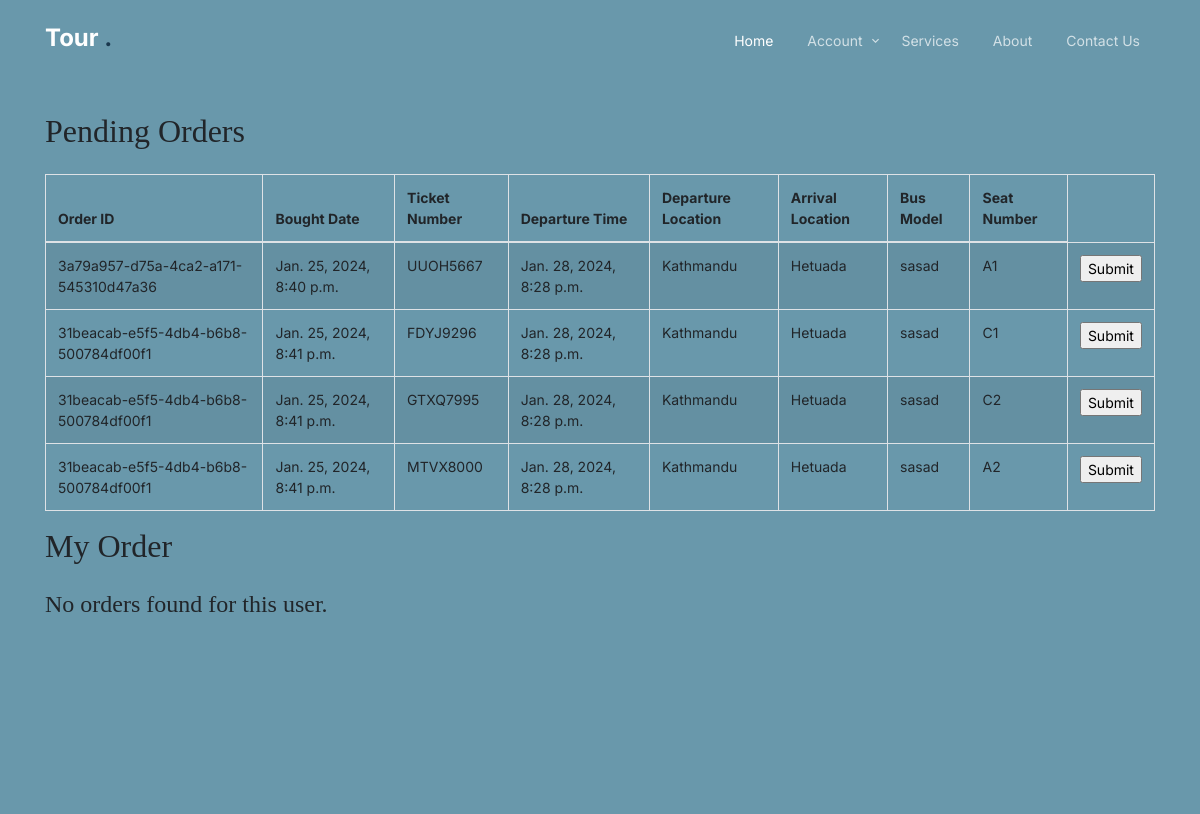
The app's page /user/Order/ (signed in), older data.
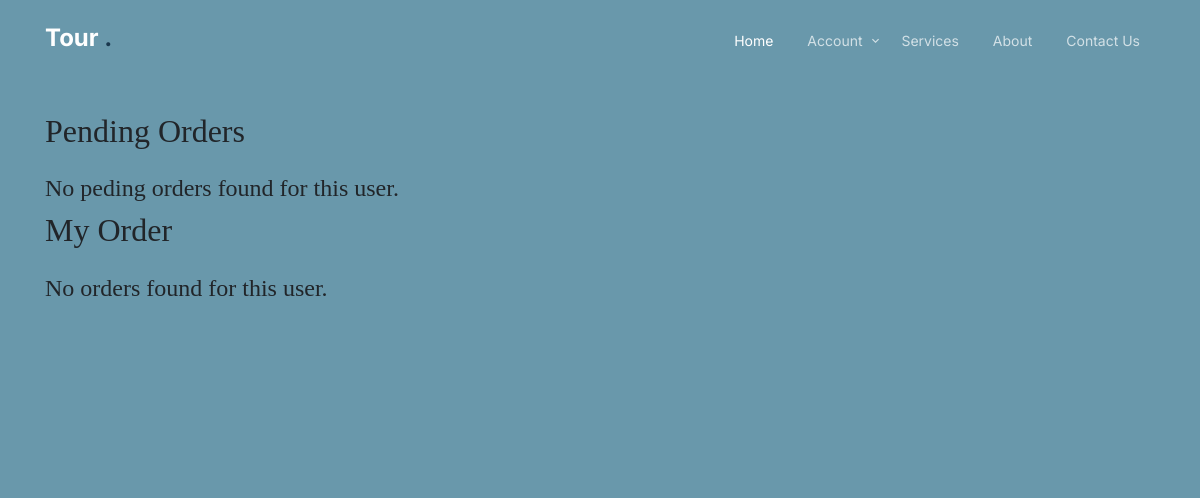
The same page, newer data.
### bus_reserve/models.py (models this page shows, shortened)
class TicketOrder(models.Model):
    id = models.UUIDField(default=uuid4, primary_key=True, blank=True)
    user_id = models.ForeignKey(User, blank=True, on_delete=models.CASCADE)
    transaction_id = models.ForeignKey('TransactionTable', blank=True,on_delete=models.CASCADE)
    bought_date = models.DateTimeField(auto_now=True)
    quantity = models.IntegerField(default=1, blank=True)
    ticket_id = models.ManyToManyField(Ticket, blank=True)
    class Meta:
        verbose_name = "Ticket Order"
        verbose_name_plural = "Ticket Orders"

class TransactionTable(models.Model):
    id = models.CharField(default=uuid4, primary_key=True, max_length=200)
    t_date = models.DateTimeField(auto_now_add=True)
    user_id = models.ForeignKey(User, on_delete=models.CASCADE)
    phone = models.CharField(max_length=10, blank=True, null=True)
    pidx = models.CharField(max_length=256, blank=True, null=True)
    amount = models.IntegerField(default=100)
    status = models.CharField(max_length=20, choices=t_choices, default='1')
    khalti_tran_id = models.CharField(max_length=256, blank=True)
    class Meta:
        verbose_name = "Transaction"
        verbose_name_plural = "Transactions"

class Ticket(models.Model):
    id = models.UUIDField(default=uuid4, primary_key=True, blank=True)
    ticket_num = models.CharField(max_length=10)
    schedule_id = models.ForeignKey(BusSchedule, on_delete=models.CASCADE)
    seat_id = models.OneToOneField(Seat, on_delete=models.CASCADE)
    class Meta:
        verbose_name = "Ticket"
        verbose_name_plural = "Tickets"

class BusSchedule(models.Model):
    id = models.UUIDField(default=uuid4, primary_key=True, blank=True)
    bus_id = models.OneToOneField(Bus, on_delete=models.CASCADE)
    depart_date = models.DateTimeField()
    route_id = models.ForeignKey(Route, on_delete=models.CASCADE)
    class Meta:
        verbose_name = "Bus Schedule"
        verbose_name_plural = "Bus Schedules"

class Route(models.Model):
    id = models.UUIDField(default=uuid4, primary_key=True, blank=True)
    depart_loc = models.CharField(max_length=20, choices=LOCATIONS, default='1')
    arrive_loc = models.CharField(max_length=20, choices=LOCATIONS, default='1')
    distance = models.IntegerField(default=1)
    price = models.IntegerField(default=100)
    class Meta:
        verbose_name = "Route"
        verbose_name_plural = "Routes"

class Bus(models.Model):
    id = models.UUIDField(default=uuid4, primary_key=True, blank=True)
    model = models.CharField(max_length=15)
    capacity = models.IntegerField(default=20)
    number_plate = models.CharField(max_length=20, unique=True)
    image = models.ImageField(upload_to="bus_images/")
    class Meta:
        verbose_name = "Bus"
        verbose_name_plural = "Buses"

class Seat(models.Model):
    id = models.UUIDField(default=uuid4, primary_key=True, blank=True)
    bus_id = models.ForeignKey(Bus, on_delete=models.CASCADE)
    number = models.CharField(max_length=3)
    is_free = models.BooleanField(default=True, blank=True)
    class Meta:
        verbose_name = "Seat"
        verbose_name_plural = "Seats"

### account/views.py (the view, shortened to what this page needs)
# urls.py: path('Order/',MyOrder.as_view(),name='order'),
@method_decorator(login_required(login_url='Login'), name='dispatch')
class MyOrder(View):
  def get(self, request, *args, **kwargs):
    user_id=request.user.id
    ticket_orders = TicketHistory.objects.filter(user_id=user_id)
    pending_tickets = TicketOrder.objects.filter(user_id=user_id)
    return render(request,'account/Order.html',{'ticket_orders': ticket_orders, 'pending_tickets':pending_tickets})

### templates/account/Order.html (shortened to what this page needs)
{% extends 'setup/base.html' %}
{% load static %}
{%block header %}
{% include "setup/nav.html" %}
{% endblock %}
{% block content %}
<div class="hero">
    <div class="container">
      <h2 class="mb-4">Pending Orders</h2>
    {% if pending_tickets %}
      <table class="table table-bordered table-striped">
        <thead>
          <tr>
              <tr>
                  <th>Order ID</th>
                  <th>Bought Date</th>
                  <th>Ticket Number</th>
                  <th>Departure Time</th>
                  <th>Departure Location</th>
                  <th>Arrival Location</th>
                  <th>Bus Model</th>
                  <th>Seat Number</th>
                </tr>
          </tr>
        </thead>
        <tbody>
          {% for order in pending_tickets %}
            {% for ticket in order.ticket_id.all %}
              <tr>
                <td>{{ order.id }}</td>
                <td>{{ order.transaction_id.t_date }}</td>
                <td>{{ ticket.ticket_num }}</td>
                <td>{{ ticket.schedule_id.depart_date }}</td>
                <td>{{ ticket.schedule_id.route_id.get_depart_loc_display }}</td>
                <td>{{ ticket.schedule_id.route_id.get_arrive_loc_display }}</td>
                <td>{{ ticket.schedule_id.bus_id.model }}</td>
                <td>{{ ticket.seat_id.number }}</td>
                <form method="post" action="{% url 'order' %}">
                  <td><input type="submit"></td>
                </form>
              </tr>
            {% endfor %}
        {% endfor %}
        </tbody>
      </table>
      {% else %}
        <h4>No peding orders found for this user.</h4>
      {% endif %}
    <h2 class="mb-4">My Order</h2>
    {% if ticket_orders %}
    <table class="table table-bordered table-striped">
      <thead>
        <tr>
            <tr>
                <th>Order ID</th>
                <th>Bought Date</th>
                <th>Ticket Number</th>
                <th>Departure Time</th>
                <th>Departure Location</th>
                <th>Arrival Location</th>
                <th>Bus Model</th>
                <th>Seat Number</th>
              </tr>
        </tr>
      </thead>
      <tbody>
        {% for order in ticket_orders %}
          <tr>
            <td>{{ order.id }}</td>
            <td>{{ order.tran_id.t_date }}</td>
            <td>{{ order.ticket_number }}</td>
            <td>{{ order.depart_date }}</td>
            <td>{{ order.depart_loc }}</td>
            <td>{{ order.arrive_loc }}</td>
            <td>{{ order.bus_model }}</td>
            <td>{{ order.seat_number }}</td>
          </tr>
        {% endfor %}
      </tbody>
    </table>
    {% else %}
      <h4>No orders found for this user.</h4>
    {% endif %}
  </div>
</div>
{% endblock %}

Row changes from the older to the newer data that the page shows:
removed TicketOrder: id "3a79a957-d75a-4ca2-a171-545310d47a36", transaction_id.t_date "Jan. 25, 2024, 8:40 p.m."
removed Ticket: ticket_num "UUOH5667", schedule_id.depart_date "Jan. 28, 2024, 8:28 p.m.", schedule_id.route_id.depart_loc "Kathmandu", schedule_id.route_id.arrive_loc "Hetuada", schedule_id.bus_id.model "sasad", seat_id.number "A1"
removed TicketOrder: id "31beacab-e5f5-4db4-b6b8-500784df00f1", transaction_id.t_date "Jan. 25, 2024, 8:41 p.m."
removed Ticket: ticket_num "FDYJ9296", schedule_id.depart_date "Jan. 28, 2024, 8:28 p.m.", schedule_id.route_id.depart_loc "Kathmandu", schedule_id.route_id.arrive_loc "Hetuada", schedule_id.bus_id.model "sasad", seat_id.number "C1"
removed Ticket: ticket_num "GTXQ7995", schedule_id.depart_date "Jan. 28, 2024, 8:28 p.m.", schedule_id.route_id.depart_loc "Kathmandu", schedule_id.route_id.arrive_loc "Hetuada", schedule_id.bus_id.model "sasad", seat_id.number "C2"
removed Ticket: ticket_num "MTVX8000", schedule_id.depart_date "Jan. 28, 2024, 8:28 p.m.", schedule_id.route_id.depart_loc "Kathmandu", schedule_id.route_id.arrive_loc "Hetuada", schedule_id.bus_id.model "sasad", seat_id.number "A2"
Text that changed along with them:
text no longer shown: "Order ID Bought Date Ticket Number Departure Time Departure Location Arrival Location Bus Model Seat Number"
text now shown: "No peding orders found for this user."
